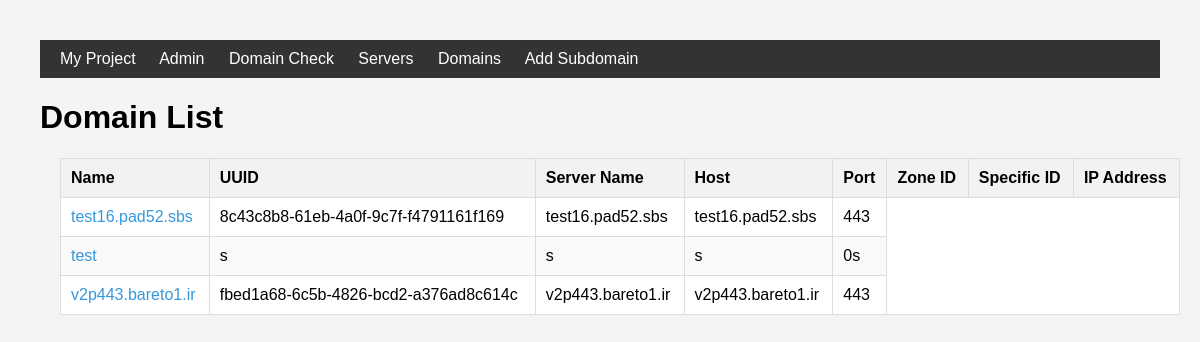
The page /servers/domains/ on the database as committed earlier.
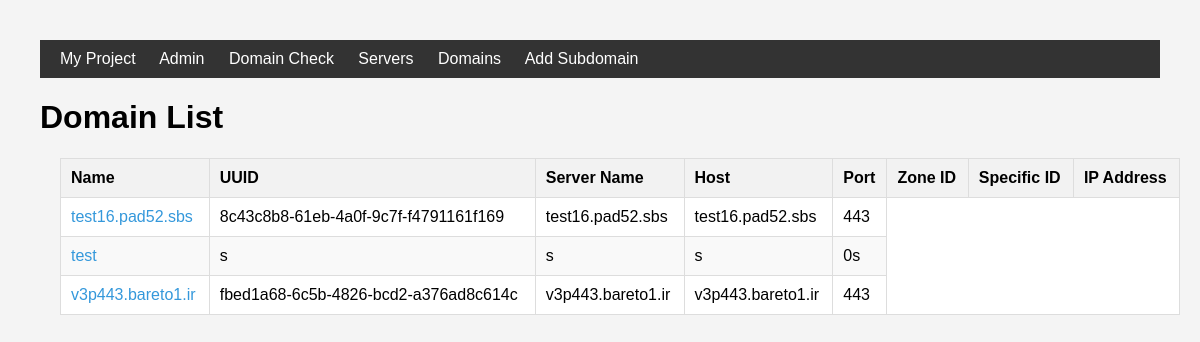
The same page on the database as committed later.
### servers/models.py (models this page shows)
class domaininfo(models.Model):
    name=models.CharField(max_length=100)
    uuid=models.CharField(max_length=100)
    servername=models.CharField(max_length=100)
    host=models.CharField(max_length=100)
    port = models.CharField(max_length=100,default=0)
    zoneid = models.CharField(max_length=100,default=0)
    specificid=models.CharField(max_length=100,default=0)
    ipaddress=models.CharField(max_length=100,default=0)

### servers/views.py (the view)
# urls.py: path('domains/',domain_view,name='domain_list'),
def domain_view(request):
    domains = domaininfo.objects.all()
    context = { 'domains': domains}
    return render(request, 'server/domainlist.html', context)

### templates/server/domainlist.html (shortened to what this page needs)
{% extends 'base.html' %}
{% load static %}
{% block content %}
<!DOCTYPE html>
<html lang="en">
<head>
</head>
<body>
    <h1>Domain List</h1>
    <table>
        <thead>
            <tr>
                <th>Name</th>
                <th>UUID</th>
                <th>Server Name</th>
                <th>Host</th>
                <th>Port</th>
                <th>Zone ID</th>
                <th>Specific ID</th>
                <th>IP Address</th>
            </tr>
        </thead>
        <tbody>
            {% for domain in domains %}
                <tr>
                    <td><a href="{% url 'addsub' domain.id %}">{{ domain.name }}</a></td>
                    <td>{{ domain.uuid }}</td>
                    <td>{{ domain.servername }}</td>
                    <td>{{ domain.host }}</td>
                    <td>{{ domain.port }}</td>
            {%endfor%}
{% endblock %}

Rows that differ between the two databases and show on the page:
changed domaininfo "fbed1a68-6c5b-4826-bcd2-a376ad8c614c": name "v2p443.bareto1.ir" → "v3p443.bareto1.ir"; servername "v2p443.bareto1.ir" → "v3p443.bareto1.ir"; host "v2p443.bareto1.ir" → "v3p443.bareto1.ir"
